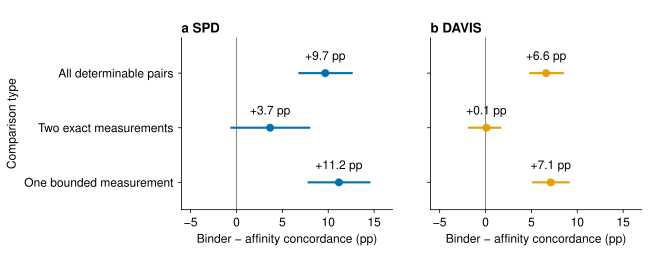

Here is the Python script that generated this plot:
"""Plot head differences from complete, saved per-molecule contributions."""
from pathlib import Path
import json

import matplotlib.pyplot as plt
import numpy as np
import pandas as pd

from plot_style import PALETTE, WIDE, save, use_style

HERE = Path(__file__).resolve().parent
ROOT = HERE.parent
STRATA = ["all_determinate", "both_exact", "one_bounded"]
LABELS = ["All determinable pairs", "Two exact measurements", "One bounded measurement"]
DRAW_COUNT = 5000
SEED = 20261004


def main():
    data = pd.read_csv(ROOT / "results/native_baseline/query_contributions.csv.gz")
    use_style()
    fig, axes = plt.subplots(1, 2, figsize=(WIDE, 2.8), sharex=True, sharey=True)
    output = []
    specs = [("SPD", "source_representative", "boltz_binary"),
             ("DAVIS", "all_source_molecules", "boltz_binder")]
    for column, (dataset, policy, binder) in enumerate(specs):
        frame = data[(data.dataset == dataset) & (data.policy == policy) & (data.axis == "target")]
        query_ids = sorted(frame["query"].unique())
        draws = np.random.default_rng(SEED).integers(0, len(query_ids), (DRAW_COUNT, len(query_ids)))
        ax = axes[column]
        ax.axvline(0, color="#8A8A8A", linewidth=0.8, zorder=1)
        for index, stratum in enumerate(STRATA):
            values = frame[frame.stratum == stratum].pivot(index="query", columns="method", values="concordance").reindex(query_ids)
            difference = (values[binder] - values["boltz_affinity"]).to_numpy()
            finite = np.isfinite(difference)
            sampled = difference[draws]
            n = np.isfinite(sampled).sum(axis=1)
            boot = np.divide(np.nansum(sampled, axis=1), n,
                             out=np.full(DRAW_COUNT, np.nan), where=n > 0)
            mean = np.nanmean(difference) * 100
            lo, hi = np.nanpercentile(boot, [2.5, 97.5]) * 100
            color = PALETTE["blue"] if column == 0 else PALETTE["orange"]
            y = 2 - index
            ax.plot([lo, hi], [y, y], color=color, linewidth=1.6)
            ax.plot(mean, y, "o", color=color, markersize=5)
            ax.annotate(f"{mean:+.1f} pp", (mean, y), xytext=(0, 10),
                        textcoords="offset points", ha="center", fontsize=8)
            output.append({"dataset": dataset, "policy": policy, "stratum": stratum,
                           "molecules": int(finite.sum()), "difference_pp": mean,
                           "bootstrap_low_pp": lo, "bootstrap_high_pp": hi})
        ax.set_yticks([2, 1, 0], LABELS)
        ax.set_ylim(-0.5, 2.65)
        ax.set_xlabel("Binder − affinity concordance (pp)")
        ax.set_ylabel("Comparison type" if column == 0 else " ")
        ax.text(0, 1.03, f"{'a' if column == 0 else 'b'}  {dataset}", transform=ax.transAxes,
                fontweight="bold", fontsize=10)
        ax.grid(axis="y", visible=False)
        ax.set_xticks([-5, 0, 5, 10, 15])
        ax.set_xlim(-6, 17)
    fig.subplots_adjust(left=0.28, right=0.99, bottom=0.22, top=0.86, wspace=0.18)
    save(fig, HERE / "native_head_comparison")
    fig.savefig(HERE / "native_head_comparison.png", dpi=180)
    (HERE / "native_head_comparison_source.json").write_text(json.dumps({
        "estimator": "Paired difference in mean per-molecule target-order concordance",
        "bootstrap": {"draws": DRAW_COUNT, "seed": SEED, "unit": "molecule", "interval": [2.5, 97.5],
                      "scope": "Conditional on fixed target panels and cached predictions; excludes training and inference variation."},
        "rows": output}, indent=2) + "\n")
    print(json.dumps(output, indent=2))


if __name__ == "__main__":
    main()
